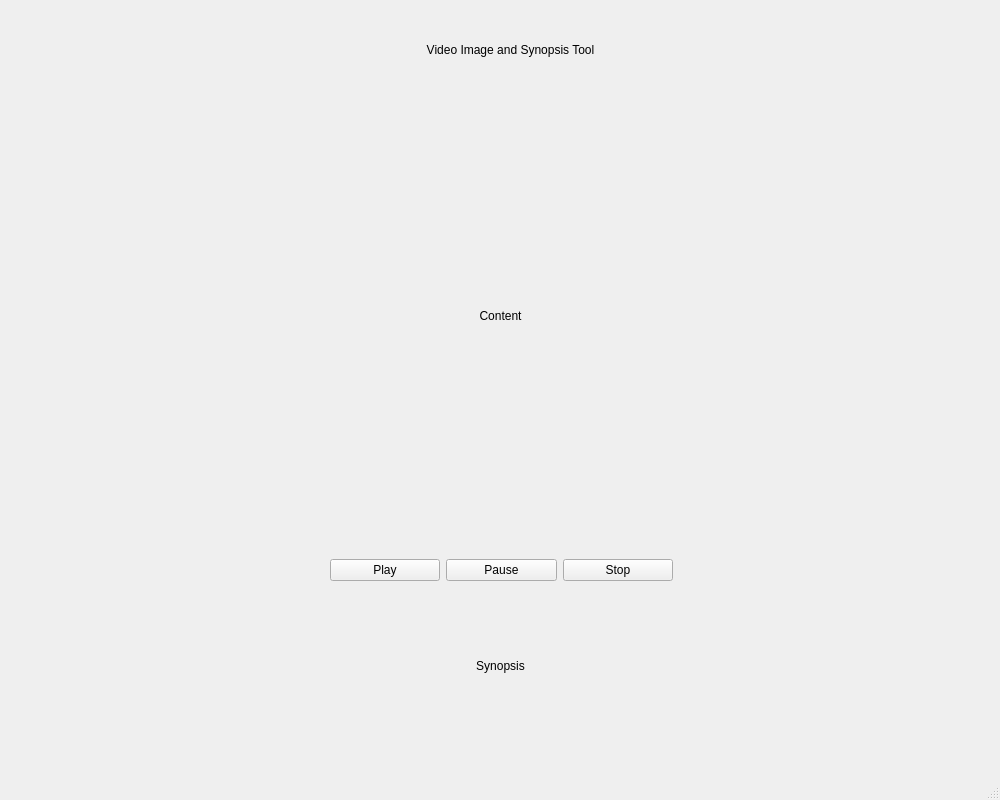
<?xml version="1.0" encoding="UTF-8"?>
<ui version="4.0">
 <class>MainWindow</class>
 <widget class="QMainWindow" name="MainWindow">
  <property name="geometry">
   <rect>
    <x>0</x>
    <y>0</y>
    <width>1000</width>
    <height>800</height>
   </rect>
  </property>
  <property name="windowTitle">
   <string>MainWindow</string>
  </property>
  <widget class="QWidget" name="centralwidget">
   <widget class="QWidget" name="horizontalLayoutWidget">
    <property name="geometry">
     <rect>
      <x>330</x>
      <y>530</y>
      <width>343</width>
      <height>80</height>
     </rect>
    </property>
    <layout class="QHBoxLayout" name="horizontalLayout">
     <item>
      <widget class="QPushButton" name="playButton">
       <property name="text">
        <string>Play</string>
       </property>
      </widget>
     </item>
     <item>
      <widget class="QPushButton" name="pauseButton">
       <property name="text">
        <string>Pause</string>
       </property>
      </widget>
     </item>
     <item>
      <widget class="QPushButton" name="stopButton">
       <property name="text">
        <string>Stop</string>
       </property>
      </widget>
     </item>
    </layout>
   </widget>
   <widget class="QLabel" name="titleLabel">
    <property name="geometry">
     <rect>
      <x>410</x>
      <y>40</y>
      <width>201</width>
      <height>20</height>
     </rect>
    </property>
    <property name="text">
     <string>Video Image and Synopsis Tool</string>
    </property>
    <property name="alignment">
     <set>Qt::AlignCenter</set>
    </property>
   </widget>
   <widget class="QLabel" name="synopsisLabel">
    <property name="geometry">
     <rect>
      <x>100</x>
      <y>620</y>
      <width>801</width>
      <height>91</height>
     </rect>
    </property>
    <property name="text">
     <string>Synopsis</string>
    </property>
    <property name="alignment">
     <set>Qt::AlignCenter</set>
    </property>
   </widget>
   <widget class="QLabel" name="contentLabel">
    <property name="geometry">
     <rect>
      <x>280</x>
      <y>140</y>
      <width>441</width>
      <height>351</height>
     </rect>
    </property>
    <property name="text">
     <string>Content</string>
    </property>
    <property name="alignment">
     <set>Qt::AlignCenter</set>
    </property>
   </widget>
  </widget>
  <widget class="QMenuBar" name="menubar">
   <property name="geometry">
    <rect>
     <x>0</x>
     <y>0</y>
     <width>1000</width>
     <height>22</height>
    </rect>
   </property>
  </widget>
  <widget class="QStatusBar" name="statusbar"/>
 </widget>
 <resources/>
 <connections/>
</ui>
